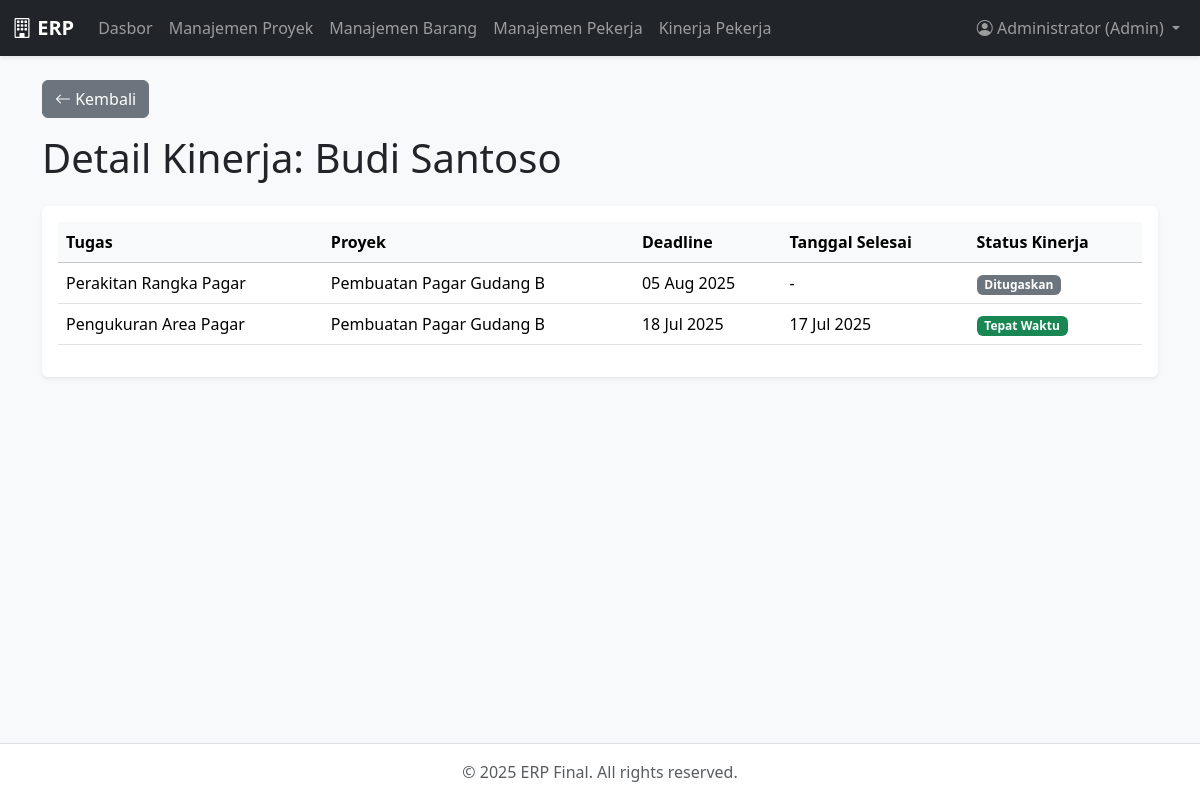
Screenshot of /admin/worker/detail_kinerja.php?id=2 (signed in) with the database file from the repository.
### tables this page shows
CREATE TABLE users (
        id INTEGER PRIMARY KEY AUTOINCREMENT,
        username VARCHAR(50) UNIQUE NOT NULL,
        password VARCHAR(255) NOT NULL,
        nama_lengkap VARCHAR(100),
        role TEXT CHECK(role IN ('admin', 'pekerja')) NOT NULL
    );

CREATE TABLE project_tasks (
        id INTEGER PRIMARY KEY AUTOINCREMENT,
        project_id INTEGER,
        user_id INTEGER, -- Pekerja yang ditugaskan
        nama_tugas VARCHAR(100),
        status VARCHAR(20) DEFAULT 'Ditugaskan',
        deadline DATE,
        tgl_selesai DATE -- Kolom baru untuk tanggal penyelesaian
    );

CREATE TABLE projects (
        id INTEGER PRIMARY KEY AUTOINCREMENT,
        nama_proyek VARCHAR(100) NOT NULL,
        deskripsi TEXT,
        total_budget REAL DEFAULT 0,
        status VARCHAR(20) DEFAULT 'Baru',
        tgl_mulai DATE,
        deadline DATE
    );

### admin/worker/detail_kinerja.php (the view, shortened to what this page needs)
<?php
require_once __DIR__ . '/../../templates/header.php';
$worker_id = $_GET['id'] ?? null;
$stmt_user = $db->prepare("SELECT nama_lengkap FROM users WHERE id = ?");
$stmt_user->execute([$worker_id]);
$worker_name = $stmt_user->fetchColumn();
$stmt_tasks = $db->prepare("
    SELECT t.*, p.nama_proyek
    FROM project_tasks t
    JOIN projects p ON t.project_id = p.id
    WHERE t.user_id = ?
    ORDER BY t.deadline DESC
");
$stmt_tasks->execute([$worker_id]);
$tasks = $stmt_tasks->fetchAll();
?>
<main class="container mt-4">
    <a href="kinerja.php" class="btn btn-secondary mb-3"><i class="bi bi-arrow-left"></i> Kembali</a>
    <h1 class="mb-4">Detail Kinerja: <?= htmlspecialchars($worker_name) ?></h1>
    <div class="card shadow-sm">
        <div class="card-body">
            <div class="table-responsive">
                <table class="table table-hover align-middle">
                    <thead class="table-light">
                        <tr>
                            <th>Tugas</th>
                            <th>Proyek</th>
                            <th>Deadline</th>
                            <th>Tanggal Selesai</th>
                            <th>Status Kinerja</th>
                        </tr>
                    </thead>
                    <tbody>
                        <?php if (empty($tasks)): ?>
                            <tr><td colspan="5" class="text-center">Pekerja ini belum memiliki tugas.</td></tr>
                        <?php else: ?>
                            <?php foreach ($tasks as $t):
                                $kinerja_badge = '';
                                if ($t['status'] == 'Selesai') {
                                    if ($t['tgl_selesai'] <= $t['deadline']) {
                                        $kinerja_badge = '<span class="badge bg-success">Tepat Waktu</span>';
                                    } else {
                                        $kinerja_badge = '<span class="badge bg-danger">Terlambat</span>';
                                    }
                                } else {
                                     $kinerja_badge = '<span class="badge bg-secondary">' . $t['status'] . '</span>';
                                }
                            ?>
                            <tr>
                                <td><?= htmlspecialchars($t['nama_tugas']) ?></td>
                                <td><?= htmlspecialchars($t['nama_proyek']) ?></td>
                                <td><?= date('d M Y', strtotime($t['deadline'])) ?></td>
                                <td><?= $t['tgl_selesai'] ? date('d M Y', strtotime($t['tgl_selesai'])) : '-' ?></td>
                                <td><?= $kinerja_badge ?></td>
                            </tr>
                            <?php endforeach; ?>
                        <?php endif; ?>
                    </tbody>
                </table>
            </div>
        </div>
    </div>
</main>
<?php require_once __DIR__ . '/../../templates/footer.php'; ?>

### style.css (style rules this page uses)
body { background-color: #f0f2f5; }
.card { border: none; }

### rows the page displays
users: nama_lengkap "Budi Santoso"
project_tasks: nama_tugas "Perakitan Rangka Pagar", project.nama_proyek "Pembuatan Pagar Gudang B", deadline "05 Aug 2025", status "Ditugaskan"
project_tasks: nama_tugas "Pengukuran Area Pagar", project.nama_proyek "Pembuatan Pagar Gudang B", deadline "18 Jul 2025", tgl_selesai "17 Jul 2025", shows "Tepat Waktu"

### other values shown
$_SESSION['user_name'] "Administrator"
$_SESSION['user_role'] "Admin"
